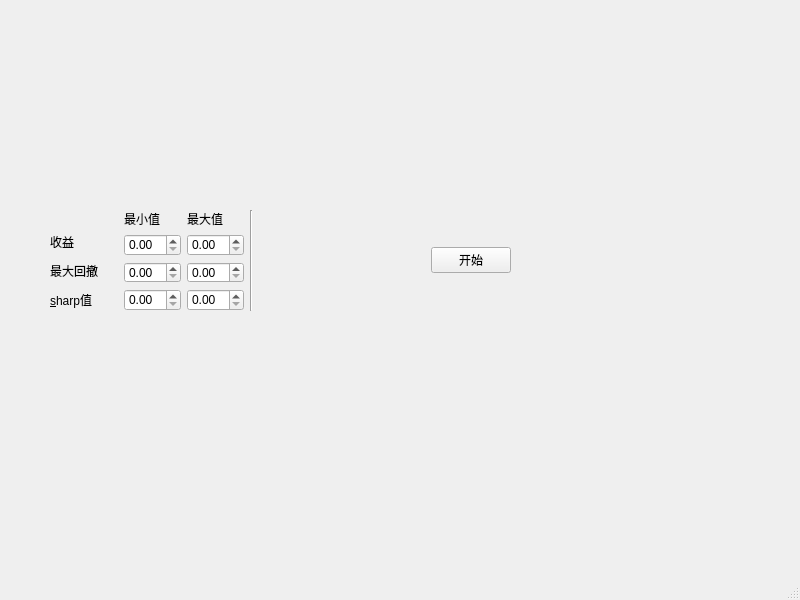
<?xml version="1.0" encoding="UTF-8"?>
<ui version="4.0">
 <class>LayoutDemo</class>
 <widget class="QMainWindow" name="LayoutDemo">
  <property name="geometry">
   <rect>
    <x>0</x>
    <y>0</y>
    <width>800</width>
    <height>600</height>
   </rect>
  </property>
  <property name="windowTitle">
   <string>MainWindow</string>
  </property>
  <widget class="QWidget" name="centralwidget">
   <widget class="QWidget" name="">
    <property name="geometry">
     <rect>
      <x>50</x>
      <y>210</y>
      <width>461</width>
      <height>101</height>
     </rect>
    </property>
    <layout class="QHBoxLayout" name="horizontalLayout">
     <item>
      <layout class="QVBoxLayout" name="verticalLayout">
       <item>
        <widget class="QLabel" name="label_6">
         <property name="text">
          <string/>
         </property>
        </widget>
       </item>
       <item>
        <widget class="QLabel" name="label">
         <property name="sizePolicy">
          <sizepolicy hsizetype="Preferred" vsizetype="Preferred">
           <horstretch>0</horstretch>
           <verstretch>1</verstretch>
          </sizepolicy>
         </property>
         <property name="text">
          <string>收益</string>
         </property>
        </widget>
       </item>
       <item>
        <widget class="QLabel" name="label_2">
         <property name="sizePolicy">
          <sizepolicy hsizetype="Preferred" vsizetype="Preferred">
           <horstretch>0</horstretch>
           <verstretch>1</verstretch>
          </sizepolicy>
         </property>
         <property name="text">
          <string>最大回撤</string>
         </property>
        </widget>
       </item>
       <item>
        <widget class="QLabel" name="label_3">
         <property name="sizePolicy">
          <sizepolicy hsizetype="Preferred" vsizetype="Preferred">
           <horstretch>0</horstretch>
           <verstretch>1</verstretch>
          </sizepolicy>
         </property>
         <property name="text">
          <string>&amp;sharp值</string>
         </property>
         <property name="buddy">
          <cstring>doubleSpinBox_5</cstring>
         </property>
        </widget>
       </item>
      </layout>
     </item>
     <item>
      <spacer name="verticalSpacer">
       <property name="orientation">
        <enum>Qt::Vertical</enum>
       </property>
       <property name="sizeHint" stdset="0">
        <size>
         <width>20</width>
         <height>40</height>
        </size>
       </property>
      </spacer>
     </item>
     <item>
      <layout class="QGridLayout" name="gridLayout">
       <item row="0" column="0">
        <widget class="QLabel" name="label_4">
         <property name="text">
          <string>最小值</string>
         </property>
        </widget>
       </item>
       <item row="0" column="1">
        <widget class="QLabel" name="label_5">
         <property name="text">
          <string>最大值</string>
         </property>
        </widget>
       </item>
       <item row="1" column="0">
        <widget class="QDoubleSpinBox" name="doubleSpinBox">
         <property name="sizePolicy">
          <sizepolicy hsizetype="Minimum" vsizetype="Fixed">
           <horstretch>0</horstretch>
           <verstretch>0</verstretch>
          </sizepolicy>
         </property>
        </widget>
       </item>
       <item row="1" column="1">
        <widget class="QDoubleSpinBox" name="doubleSpinBox_2">
         <property name="sizePolicy">
          <sizepolicy hsizetype="Minimum" vsizetype="Fixed">
           <horstretch>0</horstretch>
           <verstretch>0</verstretch>
          </sizepolicy>
         </property>
        </widget>
       </item>
       <item row="2" column="0">
        <widget class="QDoubleSpinBox" name="doubleSpinBox_3">
         <property name="sizePolicy">
          <sizepolicy hsizetype="Minimum" vsizetype="Fixed">
           <horstretch>0</horstretch>
           <verstretch>0</verstretch>
          </sizepolicy>
         </property>
        </widget>
       </item>
       <item row="2" column="1">
        <widget class="QDoubleSpinBox" name="doubleSpinBox_4">
         <property name="sizePolicy">
          <sizepolicy hsizetype="Minimum" vsizetype="Fixed">
           <horstretch>0</horstretch>
           <verstretch>0</verstretch>
          </sizepolicy>
         </property>
        </widget>
       </item>
       <item row="3" column="0">
        <widget class="QDoubleSpinBox" name="doubleSpinBox_5">
         <property name="sizePolicy">
          <sizepolicy hsizetype="Minimum" vsizetype="Fixed">
           <horstretch>0</horstretch>
           <verstretch>0</verstretch>
          </sizepolicy>
         </property>
        </widget>
       </item>
       <item row="3" column="1">
        <widget class="QDoubleSpinBox" name="doubleSpinBox_6">
         <property name="sizePolicy">
          <sizepolicy hsizetype="Minimum" vsizetype="Fixed">
           <horstretch>0</horstretch>
           <verstretch>0</verstretch>
          </sizepolicy>
         </property>
        </widget>
       </item>
      </layout>
     </item>
     <item>
      <widget class="Line" name="line">
       <property name="orientation">
        <enum>Qt::Vertical</enum>
       </property>
      </widget>
     </item>
     <item>
      <spacer name="horizontalSpacer">
       <property name="orientation">
        <enum>Qt::Horizontal</enum>
       </property>
       <property name="sizeType">
        <enum>QSizePolicy::Preferred</enum>
       </property>
       <property name="sizeHint" stdset="0">
        <size>
         <width>200</width>
         <height>20</height>
        </size>
       </property>
      </spacer>
     </item>
     <item>
      <widget class="QPushButton" name="pushButton">
       <property name="text">
        <string>开始</string>
       </property>
      </widget>
     </item>
    </layout>
   </widget>
  </widget>
  <widget class="QMenuBar" name="menubar">
   <property name="geometry">
    <rect>
     <x>0</x>
     <y>0</y>
     <width>800</width>
     <height>23</height>
    </rect>
   </property>
  </widget>
  <widget class="QStatusBar" name="statusbar"/>
 </widget>
 <tabstops>
  <tabstop>doubleSpinBox</tabstop>
  <tabstop>doubleSpinBox_4</tabstop>
  <tabstop>doubleSpinBox_3</tabstop>
  <tabstop>doubleSpinBox_6</tabstop>
  <tabstop>doubleSpinBox_2</tabstop>
  <tabstop>doubleSpinBox_5</tabstop>
  <tabstop>pushButton</tabstop>
 </tabstops>
 <resources/>
 <connections/>
</ui>
